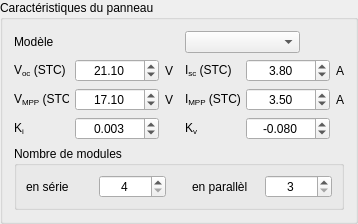
               <widget class="QGroupBox" name="groupBox_3">
                <property name="sizePolicy">
                 <sizepolicy hsizetype="Minimum" vsizetype="Minimum">
                  <horstretch>0</horstretch>
                  <verstretch>0</verstretch>
                 </sizepolicy>
                </property>
                <property name="minimumSize">
                 <size>
                  <width>0</width>
                  <height>0</height>
                 </size>
                </property>
                <property name="maximumSize">
                 <size>
                  <width>280</width>
                  <height>16000000</height>
                 </size>
                </property>
                <property name="title">
                 <string>Caractéristiques du panneau</string>
                </property>
                <layout class="QGridLayout" name="gridLayout_3">
                 <item row="0" column="0">
                  <layout class="QGridLayout" name="gridLayout_2">
                   <item row="1" column="5">
                    <widget class="QDoubleSpinBox" name="Isc">
                     <property name="alignment">
                      <set>Qt::AlignCenter</set>
                     </property>
                     <property name="maximum">
                      <double>999999999.000000000000000</double>
                     </property>
                     <property name="value">
                      <double>3.800000000000000</double>
                     </property>
                    </widget>
                   </item>
                   <item row="1" column="2">
                    <widget class="QLabel" name="label_21">
                     <property name="text">
                      <string>V</string>
                     </property>
                    </widget>
                   </item>
                   <item row="1" column="3">
                    <spacer name="horizontalSpacer">
                     <property name="orientation">
                      <enum>Qt::Horizontal</enum>
                     </property>
                     <property name="sizeType">
                      <enum>QSizePolicy::Maximum</enum>
                     </property>
                     <property name="sizeHint" stdset="0">
                      <size>
                       <width>20</width>
                       <height>20</height>
                      </size>
                     </property>
                    </spacer>
                   </item>
                   <item row="1" column="4">
                    <widget class="QLabel" name="label_3">
                     <property name="maximumSize">
                      <size>
                       <width>55</width>
                       <height>16777215</height>
                      </size>
                     </property>
                     <property name="text">
                      <string>&lt;html&gt;&lt;head/&gt;&lt;body&gt;&lt;p&gt;I&lt;span style=&quot; vertical-align:sub;&quot;&gt;sc&lt;/span&gt; (STC)&lt;/p&gt;&lt;/body&gt;&lt;/html&gt;</string>
                     </property>
                     <property name="buddy">
                      <cstring>Isc</cstring>
                     </property>
                    </widget>
                   </item>
                   <item row="0" column="3">
                    <spacer name="horizontalSpacer_4">
                     <property name="orientation">
                      <enum>Qt::Horizontal</enum>
                     </property>
                     <property name="sizeType">
                      <enum>QSizePolicy::Maximum</enum>
                     </property>
                     <property name="sizeHint" stdset="0">
                      <size>
                       <width>20</width>
                       <height>20</height>
                      </size>
                     </property>
                    </spacer>
                   </item>
                   <item row="1" column="0">
                    <widget class="QLabel" name="label_2">
                     <property name="maximumSize">
                      <size>
                       <width>55</width>
                       <height>16777215</height>
                      </size>
                     </property>
                     <property name="text">
                      <string>&lt;html&gt;&lt;head/&gt;&lt;body&gt;&lt;p&gt;V&lt;span style=&quot; vertical-align:sub;&quot;&gt;oc&lt;/span&gt; (STC)&lt;/p&gt;&lt;/body&gt;&lt;/html&gt;</string>
                     </property>
                     <property name="buddy">
                      <cstring>Voc</cstring>
                     </property>
                    </widget>
                   </item>
                   <item row="1" column="1">
                    <widget class="QDoubleSpinBox" name="Voc">
                     <property name="alignment">
                      <set>Qt::AlignCenter</set>
                     </property>
                     <property name="maximum">
                      <double>999999999.000000000000000</double>
                     </property>
                     <property name="value">
                      <double>21.100000000000001</double>
                     </property>
                    </widget>
                   </item>
                   <item row="2" column="3">
                    <spacer name="horizontalSpacer_2">
                     <property name="orientation">
                      <enum>Qt::Horizontal</enum>
                     </property>
                     <property name="sizeType">
                      <enum>QSizePolicy::Maximum</enum>
                     </property>
                     <property name="sizeHint" stdset="0">
                      <size>
                       <width>20</width>
                       <height>20</height>
                      </size>
                     </property>
                    </spacer>
                   </item>
                   <item row="2" column="0">
                    <widget class="QLabel" name="label_4">
                     <property name="maximumSize">
                      <size>
                       <width>55</width>
                       <height>16777215</height>
                      </size>
                     </property>
                     <property name="text">
                      <string>&lt;html&gt;&lt;head/&gt;&lt;body&gt;&lt;p&gt;V&lt;sub&gt;MPP&lt;/sub&gt; (STC)&lt;/p&gt;&lt;/body&gt;&lt;/html&gt;</string>
                     </property>
                     <property name="buddy">
                      <cstring>Vmpp</cstring>
                     </property>
                    </widget>
                   </item>
                   <item row="2" column="6">
                    <widget class="QLabel" name="label_24">
                     <property name="text">
                      <string>A</string>
                     </property>
                    </widget>
                   </item>
                   <item row="2" column="2">
                    <widget class="QLabel" name="label_22">
                     <property name="text">
                      <string>V</string>
                     </property>
                    </widget>
                   </item>
                   <item row="1" column="6">
                    <widget class="QLabel" name="label_23">
                     <property name="text">
                      <string>A</string>
                     </property>
                    </widget>
                   </item>
                   <item row="2" column="5">
                    <widget class="QDoubleSpinBox" name="Impp">
                     <property name="alignment">
                      <set>Qt::AlignCenter</set>
                     </property>
                     <property name="maximum">
                      <double>999999999.000000000000000</double>
                     </property>
                     <property name="value">
                      <double>3.500000000000000</double>
                     </property>
                    </widget>
                   </item>
                   <item row="4" column="0" colspan="7">
                    <widget class="QGroupBox" name="groupBox_7">
                     <property name="maximumSize">
                      <size>
                       <width>393</width>
                       <height>16777215</height>
                      </size>
                     </property>
                     <property name="title">
                      <string>Nombre de modules</string>
                     </property>
                     <layout class="QHBoxLayout" name="horizontalLayout_10">
                      <item>
                       <layout class="QHBoxLayout" name="horizontalLayout_9">
                        <item>
                         <widget class="QLabel" name="label_6">
                          <property name="text">
                           <string>en série</string>
                          </property>
                          <property name="buddy">
                           <cstring>rows</cstring>
                          </property>
                         </widget>
                        </item>
                        <item>
                         <widget class="QSpinBox" name="rows">
                          <property name="alignment">
                           <set>Qt::AlignCenter</set>
                          </property>
                          <property name="minimum">
                           <number>4</number>
                          </property>
                          <property name="maximum">
                           <number>20</number>
                          </property>
                          <property name="value">
                           <number>4</number>
                          </property>
                         </widget>
                        </item>
                        <item>
                         <spacer name="horizontalSpacer_3">
                          <property name="orientation">
                           <enum>Qt::Horizontal</enum>
                          </property>
                          <property name="sizeType">
                           <enum>QSizePolicy::Maximum</enum>
                          </property>
                          <property name="sizeHint" stdset="0">
                           <size>
                            <width>20</width>
                            <height>20</height>
                           </size>
                          </property>
                         </spacer>
                        </item>
                        <item>
                         <widget class="QLabel" name="label_7">
                          <property name="text">
                           <string>en parallèl</string>
                          </property>
                          <property name="buddy">
                           <cstring>cols</cstring>
                          </property>
                         </widget>
                        </item>
                        <item>
                         <widget class="QSpinBox" name="cols">
                          <property name="alignment">
                           <set>Qt::AlignCenter</set>
                          </property>
                          <property name="minimum">
                           <number>3</number>
                          </property>
                          <property name="maximum">
                           <number>10</number>
                          </property>
                          <property name="value">
                           <number>3</number>
                          </property>
                         </widget>
                        </item>
                       </layout>
                      </item>
                     </layout>
                    </widget>
                   </item>
                   <item row="2" column="4">
                    <widget class="QLabel" name="label_5">
                     <property name="maximumSize">
                      <size>
                       <width>55</width>
                       <height>16777215</height>
                      </size>
                     </property>
                     <property name="text">
                      <string>&lt;html&gt;&lt;head/&gt;&lt;body&gt;&lt;p&gt;I&lt;span style=&quot; vertical-align:sub;&quot;&gt;MPP&lt;/span&gt; (STC)&lt;/p&gt;&lt;/body&gt;&lt;/html&gt;</string>
                     </property>
                     <property name="buddy">
                      <cstring>Impp</cstring>
                     </property>
                    </widget>
                   </item>
                   <item row="2" column="1">
                    <widget class="QDoubleSpinBox" name="Vmpp">
                     <property name="alignment">
                      <set>Qt::AlignCenter</set>
                     </property>
                     <property name="maximum">
                      <double>999999999.000000000000000</double>
                     </property>
                     <property name="value">
                      <double>17.100000000000001</double>
                     </property>
                    </widget>
                   </item>
                   <item row="3" column="0">
                    <widget class="QLabel" name="label_25">
                     <property name="maximumSize">
                      <size>
                       <width>55</width>
                       <height>16777215</height>
                      </size>
                     </property>
                     <property name="text">
                      <string>&lt;html&gt;&lt;head/&gt;&lt;body&gt;&lt;p&gt;K&lt;sub&gt;i&lt;/sub&gt;&lt;/p&gt;&lt;/body&gt;&lt;/html&gt;</string>
                     </property>
                     <property name="buddy">
                      <cstring>Vmpp</cstring>
                     </property>
                    </widget>
                   </item>
                   <item row="3" column="1">
                    <widget class="QDoubleSpinBox" name="Ki">
                     <property name="alignment">
                      <set>Qt::AlignCenter</set>
                     </property>
                     <property name="decimals">
                      <number>3</number>
                     </property>
                     <property name="minimum">
                      <double>-1.000000000000000</double>
                     </property>
                     <property name="maximum">
                      <double>1.000000000000000</double>
                     </property>
                     <property name="singleStep">
                      <double>0.001000000000000</double>
                     </property>
                     <property name="value">
                      <double>0.003000000000000</double>
                     </property>
                    </widget>
                   </item>
                   <item row="3" column="5">
                    <widget class="QDoubleSpinBox" name="Kv">
                     <property name="alignment">
                      <set>Qt::AlignCenter</set>
                     </property>
                     <property name="decimals">
                      <number>3</number>
                     </property>
                     <property name="minimum">
                      <double>-1.000000000000000</double>
                     </property>
                     <property name="maximum">
                      <double>1.000000000000000</double>
                     </property>
                     <property name="singleStep">
                      <double>0.001000000000000</double>
                     </property>
                     <property name="value">
                      <double>-0.080000000000000</double>
                     </property>
                    </widget>
                   </item>
                   <item row="3" column="4">
                    <widget class="QLabel" name="label_29">
                     <property name="maximumSize">
                      <size>
                       <width>55</width>
                       <height>16777215</height>
                      </size>
                     </property>
                     <property name="text">
                      <string>&lt;html&gt;&lt;head/&gt;&lt;body&gt;&lt;p&gt;K&lt;sub&gt;v&lt;/sub&gt; &lt;/p&gt;&lt;/body&gt;&lt;/html&gt;</string>
                     </property>
                     <property name="buddy">
                      <cstring>Impp</cstring>
                     </property>
                    </widget>
                   </item>
                   <item row="0" column="4" colspan="3">
                    <widget class="QComboBox" name="modele_panneau">
                     <property name="maximumSize">
                      <size>
                       <width>115</width>
                       <height>16777215</height>
                      </size>
                     </property>
                     <property name="currentIndex">
                      <number>-1</number>
                     </property>
                    </widget>
                   </item>
                   <item row="0" column="0" colspan="3">
                    <widget class="QLabel" name="label">
                     <property name="maximumSize">
                      <size>
                       <width>226</width>
                       <height>16777215</height>
                      </size>
                     </property>
                     <property name="text">
                      <string>Modèle</string>
                     </property>
                     <property name="buddy">
                      <cstring>modele_panneau</cstring>
                     </property>
                    </widget>
                   </item>
                  </layout>
                 </item>
                </layout>
               </widget>
